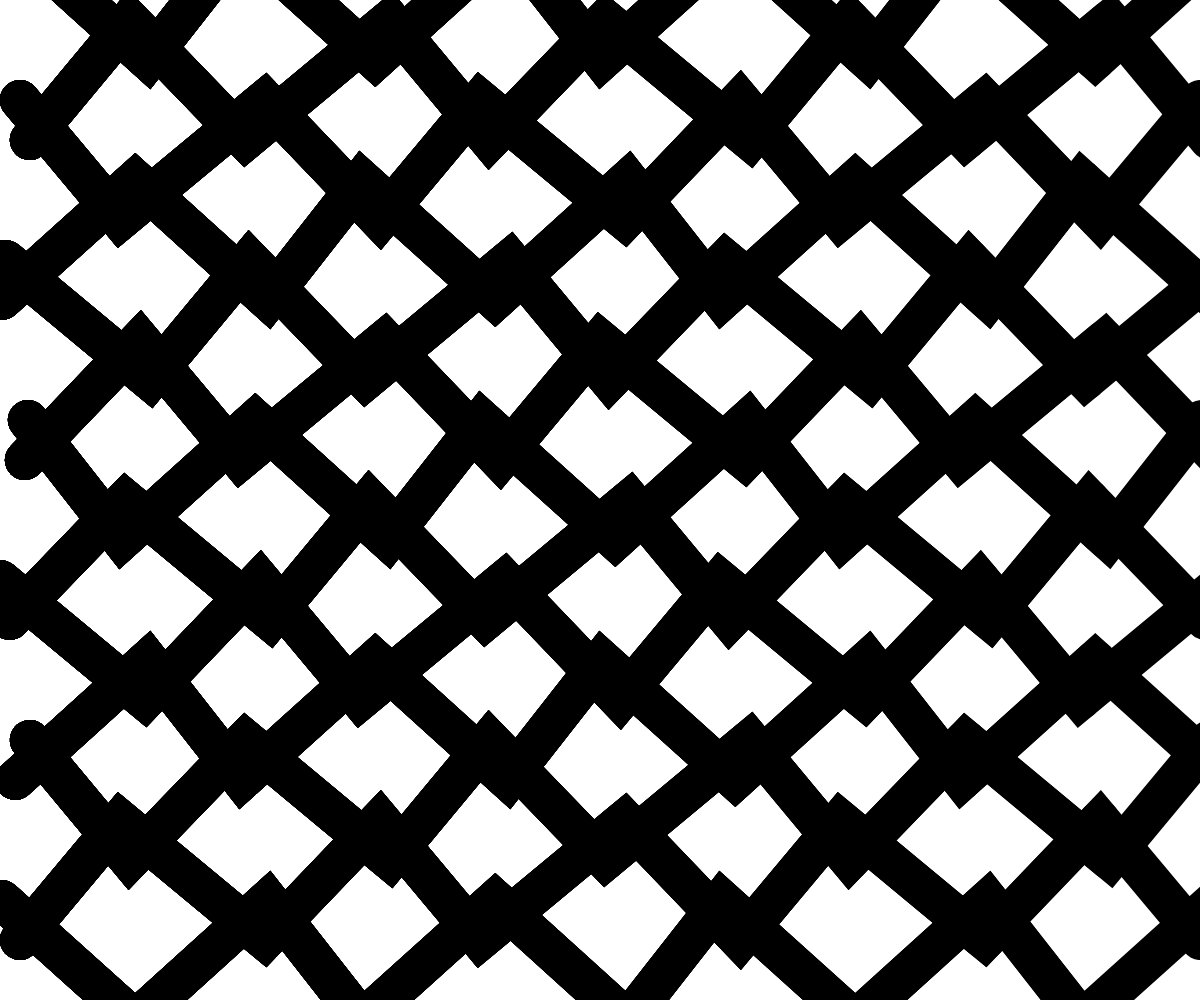
Frame 1 (no input)
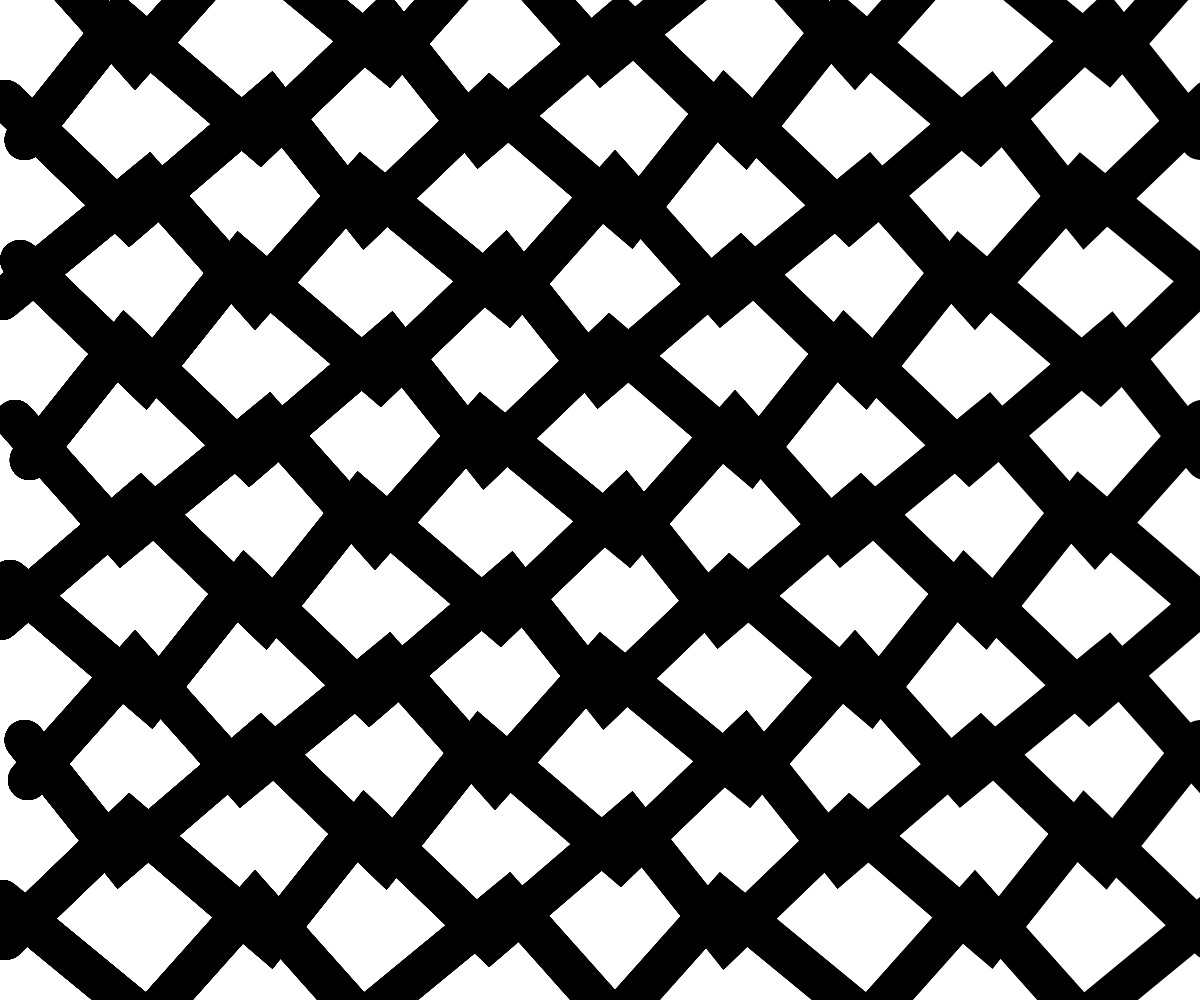
Frame 60 (no input)
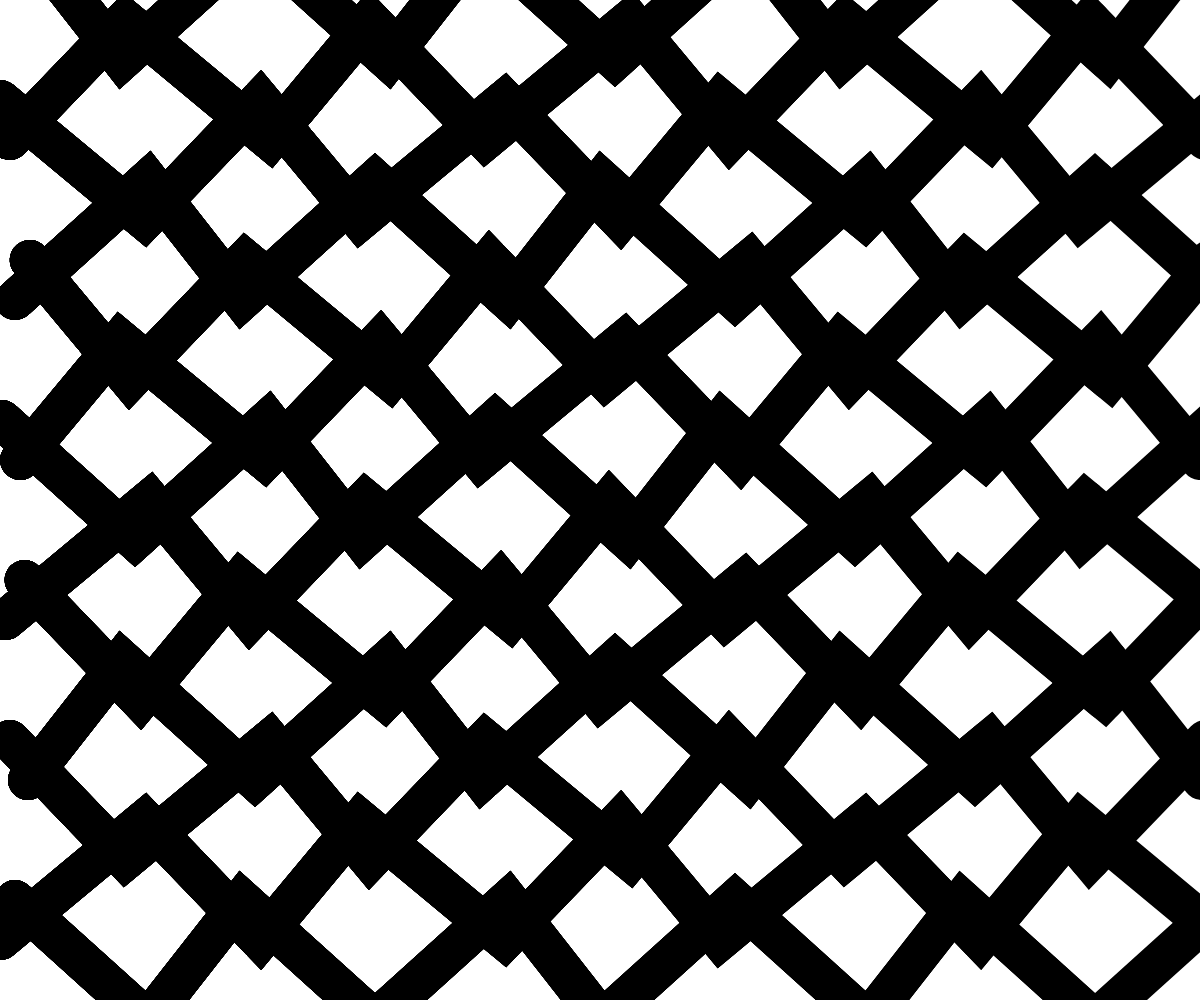
Frame 120 (the mouse pressed at the canvas centre since frame 60)

The p5.js sketch that drew these frames (run headless with seeded random() and noise() and a simulated clock; from frame 60 on, the mouse is pressed at the canvas centre):

// p5.js sketch
// ── sketch.js
let n = 120

function setup() {
	createCanvas(windowWidth, windowHeight)
	angleMode(DEGREES)
}

function draw() {
	background(255)
	strokeWeight(n/3)
	noFill()
	let y = -n
	for(let j = 0; j <= height; j+=80) {
	beginShape()
	for(let i = 0; i <= width; i+=n) {
		let r = map(sin(i+j+frameCount),-1,1,0,30)
		push()
		vertex(i+r, y/2+j)
		if(y == -n) {
			y = n;
		} else {
			y = -n;
		}
		pop()
	endShape()
	}
	
	}
}
